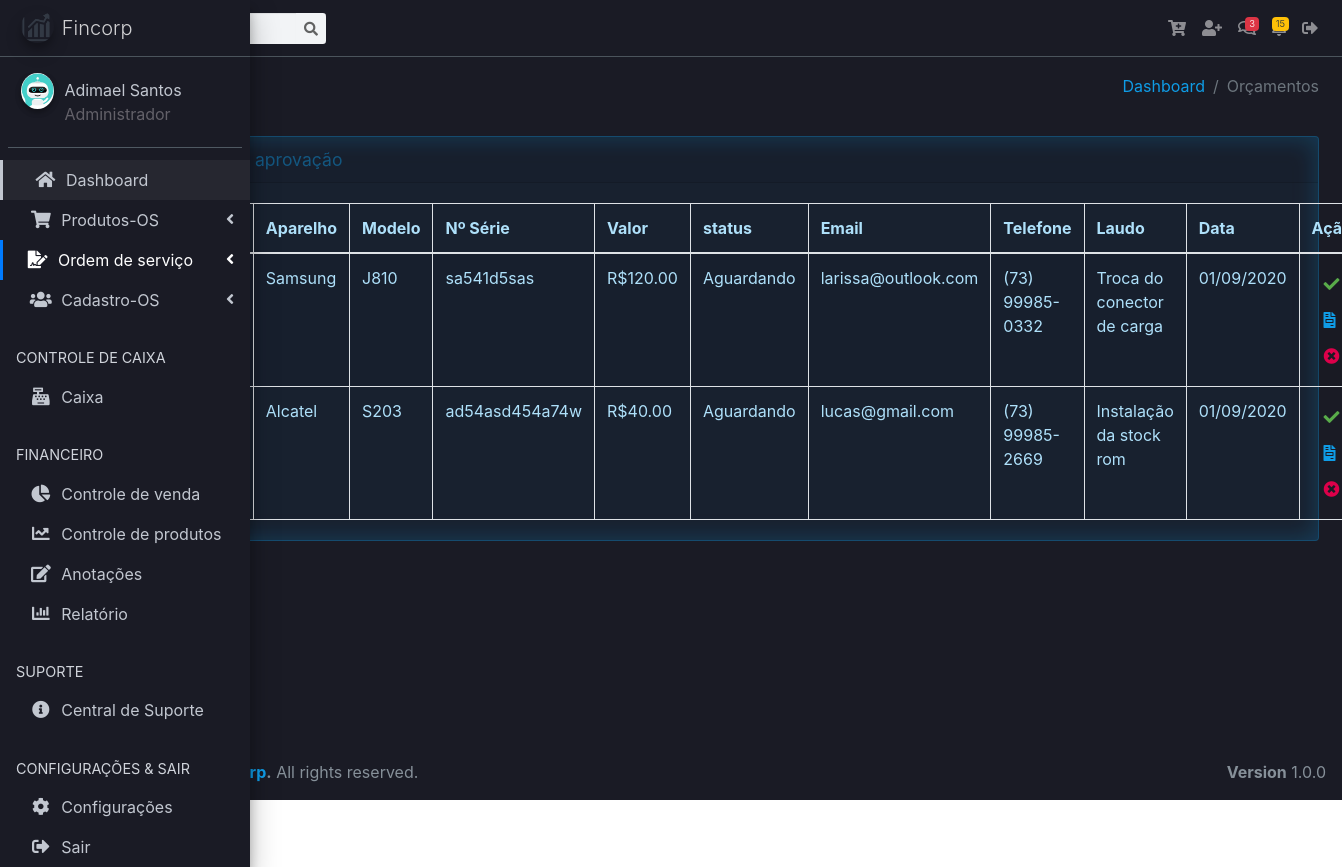
/vv/rel_orcamentos.php (signed in), run on an earlier commit of the app's database.
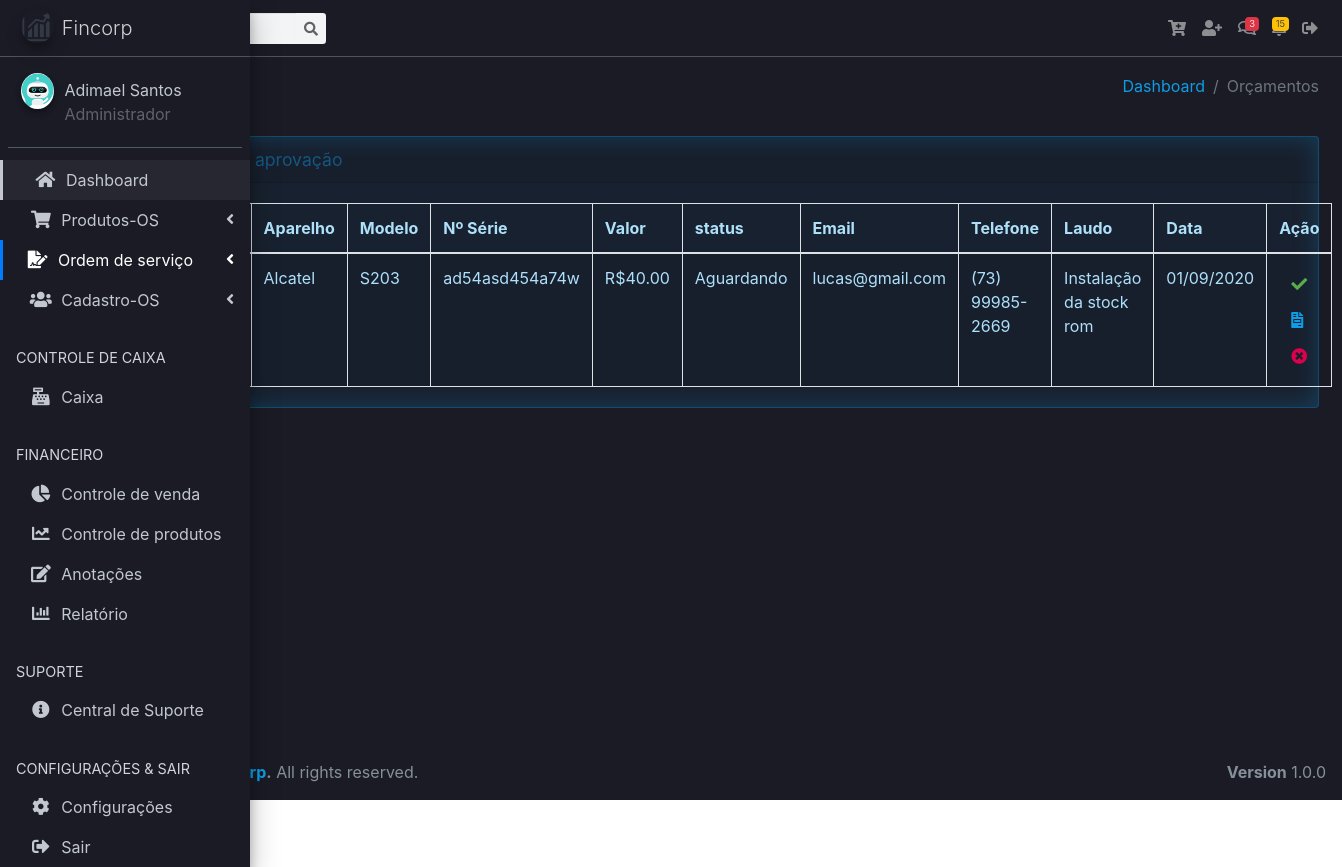
And on a later commit of the database.
### tables this page shows
CREATE TABLE `tb_orcamentos` (
  `id` int(11) NOT NULL,
  `id_user` int(11) NOT NULL,
  `id_cliente` int(11) NOT NULL,
  `tecnico` varchar(32) NOT NULL,
  `aparelho` varchar(32) NOT NULL,
  `serie` varchar(30) DEFAULT NULL,
  `modelo` varchar(32) NOT NULL,
  `defeito` varchar(255) NOT NULL,
  `laudo` varchar(255) DEFAULT NULL,
  `obs` varchar(255) DEFAULT NULL,
  `valor_servico` decimal(10,2) DEFAULT NULL,
  `peca1` varchar(32) DEFAULT NULL,
  `valor_peca1` decimal(10,2) DEFAULT NULL,
  `peca2` varchar(32) DEFAULT NULL,
  `valor_peca2` decimal(10,2) DEFAULT NULL,
  `desconto` varchar(11) DEFAULT NULL,
  `valor_total` decimal(10,2) DEFAULT NULL,
  `pagamento` varchar(32) DEFAULT NULL,
  `data_abertura` date NOT NULL,
  `status` varchar(32) NOT NULL,
  `data_aprovacao` date DEFAULT NULL
);

CREATE TABLE `tb_clientes` (
  `id_cliente` int(11) NOT NULL,
  `id_user` int(11) NOT NULL,
  `nome` varchar(32) NOT NULL,
  `cpf` varchar(20) NOT NULL,
  `endereco` varchar(128) NOT NULL,
  `cidade` varchar(45) NOT NULL,
  `estado` varchar(20) NOT NULL,
  `cep` varchar(20) NOT NULL,
  `telefone` varchar(45) NOT NULL,
  `email` varchar(100) DEFAULT NULL,
  `dt_registro` timestamp NOT NULL DEFAULT current_timestamp()
);

### vv/rel_orcamentos.php (the view, shortened to what this page needs)
<?php
require_once("header.php");
?>
<body class="hold-transition sidebar-mini">
<div class="wrapper">
  <nav class="main-header navbar navbar-expand navbar-dark navbar-light">
    <ul class="navbar-nav">
      <li class="nav-item">
        <a class="nav-link" data-widget="pushmenu" href="#" role="button"><i class="fas fa-bars"></i></a>
      </li>
    </ul>
    <form class="form-inline ml-3">
      <div class="input-group input-group-sm">
        <div class="input-group-append">
          <button name="buttonPesquisar" class="btn btn-navbar" type="submit">
            <i class="fas fa-search"></i>
          </button>
        </div>
      </div>
    </form>
    <ul class="navbar-nav ml-auto">
      <li class="nav-item dropdown">
        <a class="nav-link" href="#" title="Add Produtos" data-toggle="modal"
        data-target=".bd-example-modal-lg-produto">
          <i class="fas fa-cart-plus"></i>
        </a>
      </li>
      <li class="nav-item dropdown">
        <a class="nav-link" href="#" title="Add cliente" data-toggle="modal"
        data-target=".bd-example-modal-lg">
          <i class="fas fa-user-plus"></i>
        </a>
      </li>
      <li class="nav-item dropdown">
        <a class="nav-link" data-toggle="dropdown" href="#">
          <span class="badge badge-danger navbar-badge">3</span>
        </a>
      </li>
      <li class="nav-item dropdown">
        <a class="nav-link" data-toggle="dropdown" href="#">
          <span class="badge badge-warning navbar-badge">15</span>
        </a>
      </li>
      <li class="nav-item dropdown">
        <a class="nav-link" href="../logout.php" title="Sair">
          <i class="fas fa-sign-out-alt"></i>
        </a>
      </li>
    </ul>
  </nav>
  <aside class="main-sidebar sidebar-dark-primary elevation-4">
    <a href="dashboard.php" class="brand-link">
      <img src="../assets/dist/img/crm.png"
           alt="AdminLTE Logo"
           class="brand-image img-circle elevation-3"
           style="opacity: .8">
      <span class="brand-text font-weight-light">Fincorp</span>
    </a>
    <div class="sidebar">
      <div class="user-panel mt-3 pb-3 mb-3 d-flex">
        <div class="image">
          <img src="../assets/images/avatars/<?=$_SESSION['foto_user'];?>" class="img-circle elevation-2" alt="User Image">
        </div>
        <div class="info">
          <a href="#" class="d-block"><?php echo $_SESSION['nome_user']; ?></a>
          <span class="access_level"><?php echo $_SESSION['access_level']; ?></span>
        </div>
      </div>
      <nav class="mt-2">
        <ul class="nav nav-pills nav-sidebar nav-child-indent nav-flat nav-legacy flex-column" data-widget="treeview" role="menu" data-accordion="false">
          <li class="nav-item has-treeview menu-open">
            <ul class="nav nav-treeview">
              <li class="nav-item">
                <a href="dashboard.php" class="nav-link">
                  <i class="fas fa-home nav-icon"></i>
                  <p>Dashboard</p>
                </a>
              </li>
            </ul>
          </li>
          <li class="nav-item has-treeview">
            <a href="#" class="nav-link">
              <i class="nav-icon fas fa-shopping-cart"></i>
              <p>
                Produtos-OS
                <i class="right fas fa-angle-left"></i>
              </p>
            </a>
          </li>
          <li class="nav-item has-treeview">
            <a href="#" class="nav-link active">
              <i class="nav-icon fas fa-file-signature"></i>
              <p>
                Ordem de serviço
                <i class="fas fa-angle-left right"></i>
              </p>
            </a>
          </li>
          <li class="nav-item has-treeview">
            <a href="#" class="nav-link">
              <i class="nav-icon fas fa-users"></i>
              <p>
                Cadastro-OS
                <i class="fas fa-angle-left right"></i>
              </p>
            </a>
          </li>
          <li class="nav-header">CONTROLE DE CAIXA</li>
          <li class="nav-item">
            <a href="https://adminlte.io/docs/3.0" class="nav-link">
              <i class="nav-icon fas fa-cash-register"></i>
              <p>Caixa</p>
            </a>
          </li>
          <li class="nav-header">FINANCEIRO</li>
          <li class="nav-item">
            <a href="#" class="nav-link">
              <i class="nav-icon fas fa-chart-pie"></i>
              <p>Controle de venda</p>
            </a>
          </li>
          <li class="nav-item">
            <a href="#" class="nav-link">
              <i class="nav-icon fas fa-chart-line"></i>
              <p>Controle de produtos</p>
            </a>
          </li>
          <li class="nav-item">
            <a href="#" class="nav-link">
              <i class="nav-icon fas fa-edit"></i>
              <p>Anotações</p>
            </a>
          </li>
          <li class="nav-item">
            <a href="#" class="nav-link">
              <i class="nav-icon fas fa-chart-bar"></i>
              <p>Relatório</p>
            </a>
          </li>
          <li class="nav-header">SUPORTE</li>
          <li class="nav-item">
            <a href="#" class="nav-link">
              <i class="nav-icon fas fa-info-circle"></i>
              <p>Central de Suporte</p>
            </a>
          </li>
          <li class="nav-header">CONFIGURAÇÕES & SAIR</li>
          <li class="nav-item">
            <a href="#" class="nav-link">
              <i class="nav-icon fas fa-cog"></i>
              <p>Configurações</p>
            </a>
          </li>
          <li class="nav-item">
            <a href="../logout.php" class="nav-link">
              <i class="nav-icon fas fa-sign-out-alt"></i>
              <p>Sair</p>
            </a>
          </li>
        </ul>
      </nav>
    </div>
  </aside>
  <div class="content-wrapper">
    <section class="content-header">
      <div class="container-fluid">
        <div class="row mb-2">
          <div class="col-sm-6">
          </div>
          <div class="col-sm-6">
            <ol class="breadcrumb float-sm-right">
              <li class="breadcrumb-item"><a href="#">Dashboard</a></li>
              <li class="breadcrumb-item active">Orçamentos</li>
            </ol>
          </div>
        </div>
      </div>
    </section>
<section class="content">
<div class="container-fluid">
<div class="row">
<div class="col-12">
<div class="card">
<div class="card-header">
<h3 class="card-title">Orçamentos aguardando aprovação</h3>
</div>
<div class="card-body">
<?php
if(isset($_GET['buttonPesquisar']) and $_GET['txtpesquisar'] != ''){
    $nome = $_GET['txtpesquisar'] . '%';
    $query = "select * from tb_clientes where id_user = $_SESSION[id_user]  order by nome asc";
}else if(isset($_GET['buttonPesquisarCPF']) and $_GET['txtpesquisarcpf'] != ''){
    $nome = $_GET['txtpesquisarcpf'];
    $query = "select * from tb_clientes where cpf = '$nome'  order by nome asc";
}
else{
$query = "select tb_orcamentos.*, tb_clientes.* from tb_orcamentos join tb_clientes where tb_orcamentos.id_cliente = tb_clientes.id_cliente AND status = 'Aguardando' order by nome ASC";
}
    $result = mysqli_query($conn, $query);
    $row = mysqli_num_rows($result);
if($row == ''){
    echo "<h3> Não existem dados cadastrados no banco </h3>";
}else{
?>
<table id="example1" class="table table-bordered table-striped">
  <thead>
  <tr>
    <th>id</th>
    <th>Cliente</th>
    <th>Técnico</th>
    <th>Aparelho</th>
    <th>Modelo</th>
    <th>Nº Série</th>
    <th>Valor</th>
    <th>status</th>
    <th>Email</th>
    <th>Telefone</th>
    <th>Laudo</th>
    <th>Data</th>
    <th>Ação</th>
  </tr>
  </thead>
  <tbody>
  <?php
    while($res_1 = mysqli_fetch_array($result)){
        $id = $res_1["id"];
        $cliente = $res_1["nome"];
        $tecnico = $res_1["tecnico"];
        $aparelho = $res_1["aparelho"];
        $modelo = $res_1["modelo"];
        $serie = $res_1["serie"];
        $valor_total = $res_1["valor_total"];
        $status = $res_1["status"];
        $email = $res_1["email"];
        $telefone = $res_1["telefone"];
        $laudo = $res_1["laudo"];
        $data_abertura = $res_1["data_abertura"];
        $data_abertura2 = implode('/', array_reverse(explode('-', $data_abertura)));
    ?>
  <tr>
    <td><?php echo $id; ?></td>
    <td><?php echo $cliente; ?></td>
    <td><?php echo $tecnico; ?></td>
    <td><?php echo $aparelho; ?></td>
    <td><?php echo $modelo; ?></td>
    <td><?php echo $serie; ?></td>
    <td>R$<?php echo $valor_total; ?></td>
    <td><?php echo $status; ?></td>
    <td><?php echo $email; ?></td>
    <td><?php echo $telefone; ?></td>
    <td><?php echo $laudo; ?></td>
    <td><?php echo $data_abertura2; ?></td>
    <td><div class="widget-content-right">
    <a href="rel_orcamentos.php?func=aprovar&id=<?php echo $id; ?>"><button class="border-0 btn-transition btn btn-outline-success" data-toggle="modal"
    data-target=".bd-example-modal-lg-editar"><i class="fa fa-check"></i>
    </button></a>
    <a href="../rel/rel_orcamentos_class.php?id=<?php echo $id; ?>" target="_blank"><button class="border-0 btn-transition btn btn-outline-info" data-toggle="modal"
    data-target=".bd-example-modal-lg-editar"><i class="fa fa-file-invoice"></i>
    </button></a>
    <a href="rel_orcamentos.php?func=deleta&id=<?php echo $id; ?>"><button class="border-0 btn-transition btn btn-outline-danger">
    <i class="fa fa-times-circle"></i>
    </button></a>
    </div></td>
  </tr>
  <?php
        }
    ?>
  </tbody>
</table>
<?php
        }
    ?>
</div>
</div>
</div>
</div>
</div>
</section>
</div>
<?php
require_once("footer.php");
?>
</div>
</body>
</html>

### vv/header.php (shortened to what this page needs)
<!DOCTYPE html>
<html lang="pt-br">
<head>
  <link rel="stylesheet" href="../assets/plugins/sweetalert2-theme-bootstrap-4/bootstrap-4.min.css">
  <link rel="stylesheet" href="../assets/plugins/toastr/toastr.min.css">
  <link rel="stylesheet" href="../assets/plugins/fontawesome-free/css/all.min.css">
  <link rel="stylesheet" href="https://code.ionicframework.com/ionicons/2.0.1/css/ionicons.min.css">
  <link rel="stylesheet" href="../assets/plugins/tempusdominus-bootstrap-4/css/tempusdominus-bootstrap-4.min.css">
  <link rel="stylesheet" href="../assets/plugins/icheck-bootstrap/icheck-bootstrap.min.css">
  <link rel="stylesheet" href="../assets/plugins/jqvmap/jqvmap.min.css">
  <link rel="stylesheet" href="../assets/dist/css/adminlte.min.css">
  <link rel="stylesheet" href="../assets/plugins/overlayScrollbars/css/OverlayScrollbars.min.css">
  <link rel="stylesheet" href="../assets/plugins/daterangepicker/daterangepicker.css">
  <link rel="stylesheet" href="../assets/plugins/summernote/summernote-bs4.css">
  <link rel="stylesheet" href="../assets/plugins/select2/css/select2.css">
  <link rel="stylesheet" href="../assets/plugins/select2-bootstrap4-theme/select2-bootstrap4.min.css">
  <link rel="stylesheet" href="../assets/plugins/fontawesome-free/css/all.min.css">
  <link rel="stylesheet" href="https://code.ionicframework.com/ionicons/2.0.1/css/ionicons.min.css">
  <link rel="stylesheet" href="../assets/plugins/datatables-bs4/css/dataTables.bootstrap4.min.css">
  <link rel="stylesheet" href="../assets/plugins/datatables-responsive/css/responsive.bootstrap4.min.css">
  <link rel="stylesheet" href="../assets/dist/css/adminlte.min.css">
  <link rel="stylesheet" href="../assets/css/iot-theme-bundle.css">
  <link rel="stylesheet" href="../assets/css/scrollbar.css">
</head>

### vv/footer.php (shortened to what this page needs)
<footer class="main-footer">
    <strong>Copyright &copy; 2020-2021 <a href="javascript:void(0);">Fincorp</a>.</strong>
    All rights reserved.
    <div class="float-right d-none d-sm-inline-block">
      <b>Version</b> 1.0.0
    </div>
  </footer>

What changed in the data, as far as the page shows it:
no longer on this page (row edited): tb_orcamentos: aparelho "Samsung", modelo "J810", serie "sa541d5sas", valor_total "120.00", status "Aguardando", id_cliente.email "larissa@outlook.com", id_cliente.telefone "(73) 99985-0332", laudo "Troca do conector de carga", data_abertura "01/09/2020"
